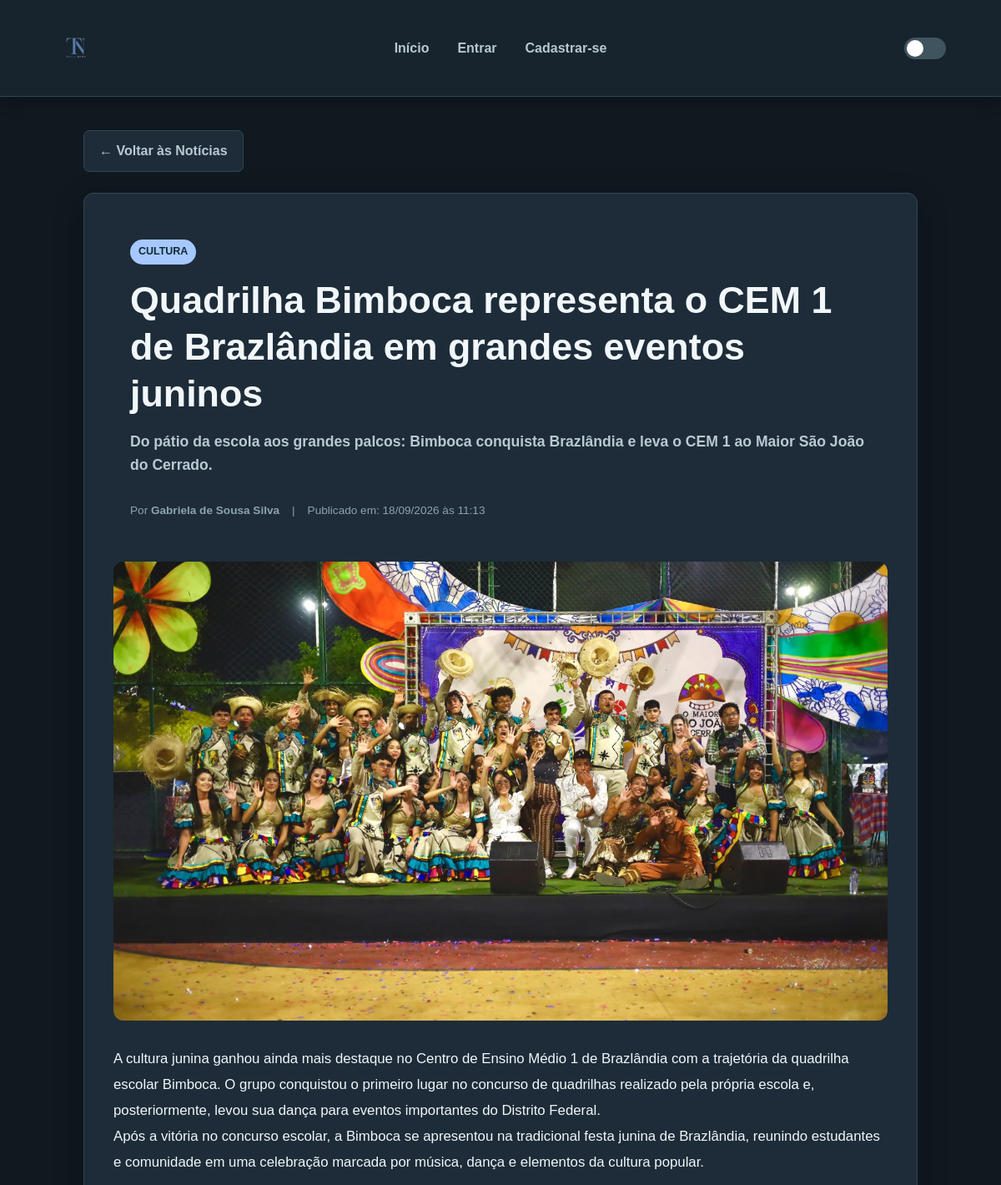
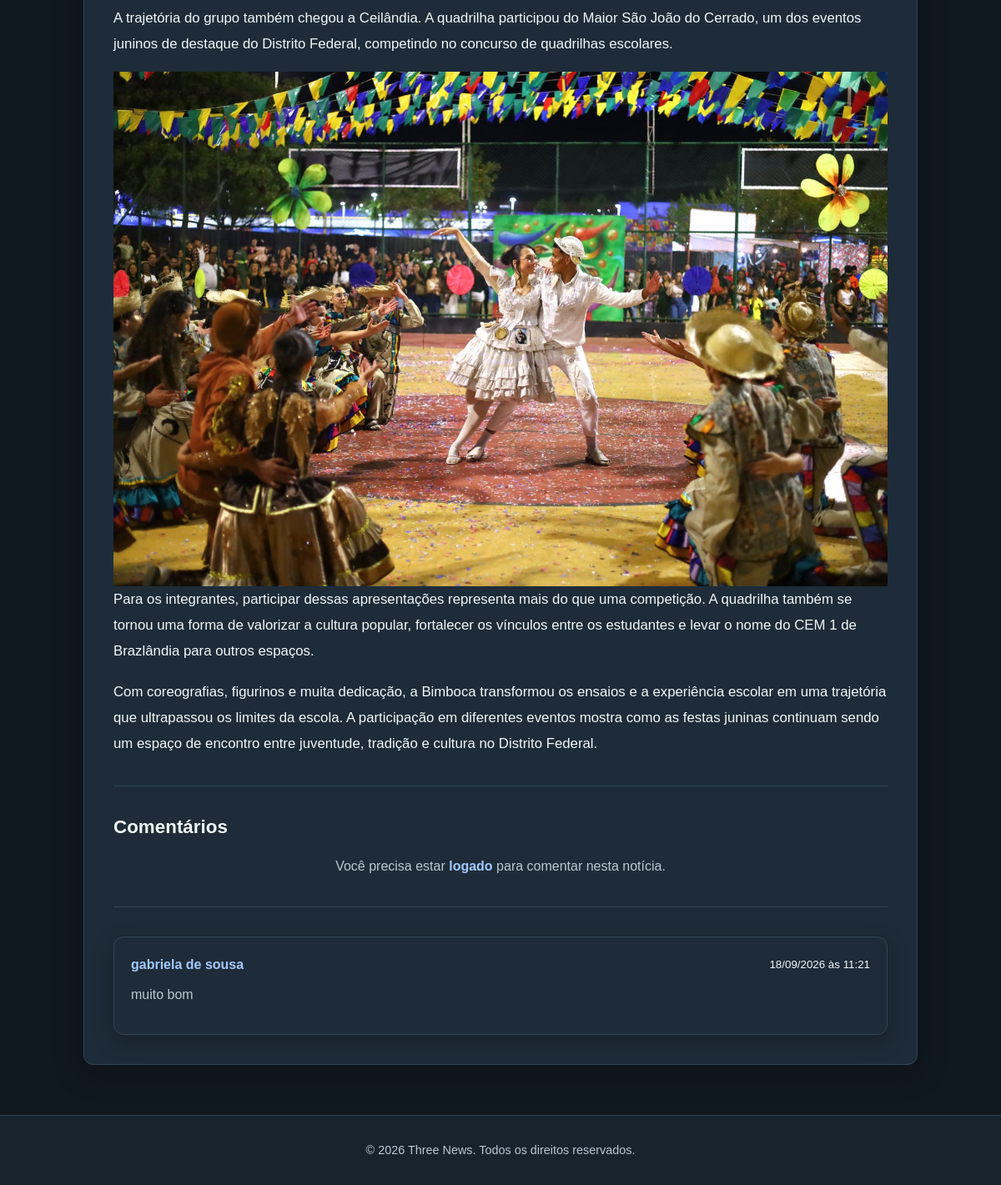
/src/pages/noticia.php?id=8, run on the app's committed database (2 pictures, top to bottom).
### tables this page shows
CREATE TABLE `noticias` (
  `id_noticia` int NOT NULL,
  `titulo` varchar(255) NOT NULL,
  `resumo` varchar(500) DEFAULT NULL,
  `conteudo` mediumtext NOT NULL,
  `imagem` varchar(255) DEFAULT NULL,
  `categoria` varchar(100) NOT NULL,
  `autor` varchar(100) NOT NULL,
  `data_publicacao` datetime DEFAULT CURRENT_TIMESTAMP
);

CREATE TABLE `comentarios` (
  `id_comentario` int NOT NULL,
  `id_noticia` int NOT NULL,
  `id_usuario` int NOT NULL,
  `comentario` text NOT NULL,
  `data_comentario` datetime DEFAULT CURRENT_TIMESTAMP,
  `status` enum('ativo','analise','excluido') DEFAULT 'ativo'
);

CREATE TABLE `usuarios` (
  `id_usuario` int NOT NULL,
  `nome` varchar(100) NOT NULL,
  `email` varchar(150) NOT NULL,
  `senha` varchar(255) NOT NULL,
  `tipo_usuario` enum('admin','moderador','leitor') DEFAULT 'leitor',
  `pergunta_seguranca` varchar(255) NOT NULL,
  `resposta_seguranca` varchar(255) NOT NULL,
  `foto_perfil` varchar(255) DEFAULT NULL,
  `data_cadastro` datetime DEFAULT CURRENT_TIMESTAMP
);

### src/pages/noticia.php (the view, shortened to what this page needs)
<?php
include("../php/conexao.php");
$id_noticia = (int) $_GET['id'];
$sql = "SELECT * FROM noticias WHERE id_noticia = ?";
$stmt = $conexao->prepare($sql);
$stmt->bind_param("i", $id_noticia);
$stmt->execute();
$resultado = $stmt->get_result();
$noticia = $resultado->fetch_assoc();
$id_usuario_logado = $_SESSION['id_usuario'] ?? 0;
$sql_comentarios = "SELECT c.id_comentario, c.id_usuario, c.comentario, c.data_comentario, c.status, u.nome,
                    COUNT(DISTINCT lk.id_curtida) AS total_likes,
                    EXISTS(SELECT 1 FROM curtidas_comentarios WHERE id_comentario = c.id_comentario AND id_usuario = ?) AS curtiu
                    FROM comentarios c
                    INNER JOIN usuarios u ON c.id_usuario = u.id_usuario
                    LEFT JOIN curtidas_comentarios lk ON c.id_comentario = lk.id_comentario
                    WHERE c.id_noticia = ?
                    GROUP BY c.id_comentario
                    ORDER BY c.data_comentario DESC";
$stmt_c = $conexao->prepare($sql_comentarios);
$stmt_c->bind_param("ii", $id_usuario_logado, $id_noticia);
$stmt_c->execute();
$resultado_comentarios = $stmt_c->get_result();
?>
<!DOCTYPE html>
<html lang="pt-BR">
<head>
    <link rel="stylesheet" href="../assets/css/style.css?v=20260905">
</head>
<body class="preload">
    <?php include('../php/header.php'); ?>
    <main class="container pagina-noticia">
        <a href="../../index.php" class="btn-voltar">← Voltar às Notícias</a>
        <article class="detalhes-noticia-wrapper">
            <header class="noticia-header">
                <span class="genero-tag"><?= htmlspecialchars($noticia['categoria']); ?></span>
                <h1><?= htmlspecialchars($noticia['titulo']); ?></h1>
                <?php if (!empty($noticia['resumo'])): ?>
                    <p class="noticia-resumo"><strong><?= htmlspecialchars($noticia['resumo']); ?></strong></p>
                <?php endif; ?>
                <div class="noticia-meta">
                    <span>Por <strong><?= htmlspecialchars($noticia['autor']); ?></strong></span> |
                    <span>Publicado em: <?= date('d/m/Y \à\s H:i', strtotime($noticia['data_publicacao'])); ?></span>
                </div>
            </header>
            <?php if (!empty($noticia['imagem'])): ?>
                <div class="noticia-capa-grande">
                    <img src="../<?= htmlspecialchars($noticia['imagem']); ?>" alt="<?= htmlspecialchars($noticia['titulo']); ?>">
                </div>
            <?php endif; ?>
            <div class="noticia-conteudo-body">
                <?= $noticia['conteudo']; ?>
            </div>
            <hr class="divisor">
            <section class="secao-comentarios-container">
                <h2>Comentários</h2>
                <?php if ($id_usuario_logado): ?>
                    <form action="../php/comentario.php" method="POST" id="formComentario">
                        <input type="hidden" name="id_noticia" value="<?= $noticia['id_noticia'] ?>">
                        <div class="campo">
                            <label for="comentario">Deixe seu comentário:</label>
                            <textarea id="comentario" name="comentario" rows="4" placeholder="Escreva o que você achou dessa notícia..." required></textarea>
                        </div>
                        <button type="submit" class="botao">Enviar Comentário</button>
                    </form>
                <?php else: ?>
                    <p class="aviso-login">
                        Você precisa estar <a class="link" href="login.php">logado</a> para comentar nesta notícia.
                    </p>
                <?php endif; ?>
                <hr class="divisor">
                <div class="lista-comentarios">
                    <?php if ($resultado_comentarios->num_rows > 0): ?>
                        <?php while ($c = $resultado_comentarios->fetch_assoc()): ?>
                            <div class="comentario-item card">
                                <div class="comentario-header">
                                    <strong><?= htmlspecialchars($c['nome']) ?></strong>
                                    <small><?= date('d/m/Y \à\s H:i', strtotime($c['data_comentario'])) ?></small>
                                </div>
                                <div class="comentario-corpo">
                                    <?php if ($c['status'] === 'analise'): ?>
                                        <p class="comentario-analise"><em>Este comentário foi denunciado e está em análise pela moderação.</em></p>
                                    <?php else: ?>
                                        <p><?= htmlspecialchars($c['comentario']) ?></p>
                                    <?php endif; ?>
                                </div>
                            </div>
                        <?php endwhile; ?>
                    <?php else: ?>
                        <p class="descricao">Nenhum comentário nesta notícia ainda. Seja o primeiro a comentar!</p>
                    <?php endif; ?>
                </div>
            </section>
        </article>
    </main>
    <?php
    include('../php/footer.php');
    ?>
</body>
</html>

### src/php/header.php (shortened to what this page needs)
<?php
$pagina_atual = basename($_SERVER['SCRIPT_NAME']);
$eh_raiz = ($pagina_atual === 'index.php');
$caminho_home  = $eh_raiz ? 'index.php' : '../../index.php';
$caminho_pages = $eh_raiz ? 'src/pages/' : '';
$caminho_php   = $eh_raiz ? 'src/php/' : '../php/';
$caminho_img   = $eh_raiz ? 'src/assets/img/logomarca.png' : '../../src/assets/img/logomarca.png';
?>
<header class="header-principal">
    <div class="nav-container">
        <a href="<?= $caminho_home ?>" class="logo">
           <img src="<?= $caminho_img ?>" alt="Logomarca">
        </a>
        <nav class="navbar">
            <a href="<?= $caminho_home ?>" class="nav-link <?php echo ($pagina_atual === 'index.php') ? 'ativo' : ''; ?>">Início</a>
            <?php if (isset($_SESSION['id_usuario'])): ?>
                <a href="<?= $caminho_pages ?>painel.php" class="nav-link <?php echo ($pagina_atual === 'painel.php') ? 'ativo' : ''; ?>">Meu Perfil</a>
                <a href="<?= $caminho_php ?>logout.php" class="nav-link">Sair</a>
            <?php else: ?>
                <a href="<?= $caminho_pages ?>login.php" class="nav-link <?php echo ($pagina_atual === 'login.php') ? 'ativo' : ''; ?>">Entrar</a>
                <a href="<?= $caminho_pages ?>cadastro.php" class="nav-link <?php echo ($pagina_atual === 'cadastro.php') ? 'ativo' : ''; ?>">Cadastrar-se</a>
            <?php endif; ?>
        </nav>
        <div class="nav-utilidades">
            <div class="container-tema">
                <label class="switch">
                    <span class="slider round"></span>
                </label>
            </div>
        </div>
    </div>
</header>

### src/php/footer.php (shortened to what this page needs)
<footer class="footer-principal">
    <div class="footer-container">
        <p>&copy; <?php echo date('Y'); ?> Three News. Todos os direitos reservados.</p>
    </div>
</footer>

### data on the page
noticias: categoria "CULTURA", titulo "Quadrilha Bimboca representa o CEM 1 de Brazlândia em grandes eventos juninos", resumo "Do pátio da escola aos grandes palcos: Bimboca conquista Brazlândia e leva o CEM 1 ao Maior São João do Cerrado.", autor "Gabriela de Sousa Silva", data_publicacao "18/09/2026 às 11:13", imagem (picture), conteudo "A cultura junina ganhou ainda mais destaque no Centro de Ensino Médio 1 de Brazlândia com a trajetória da quadrilha escolar Bimboca. O grupo conquistou o primeiro lugar no concurso de quadrilhas realizado pela própria escola e, posteriormente, levou sua dança para eventos importantes do Distrito Federal. Após a vitória no concurso escolar, a Bimboca se apresentou na tradicional festa junina de Brazlândia, reunindo estudantes e comunidade em uma celebração marcada por música, dança e elementos da cultura popular. A trajetória do grupo também chegou a Ceilândia. A quadrilha participou do Maior São João do Cerrado, um dos eventos juninos de destaque do Distrito Federal, competindo no concurso…", conteudo (picture)
comentarios: id_usuario.nome "gabriela de sousa", data_comentario "18/09/2026 às 11:21", comentario "muito bom"
